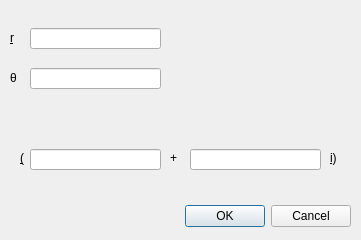
<?xml version="1.0" encoding="UTF-8"?>
<ui version="4.0">
 <class>InputComplexNumberInPolarFormDialog</class>
 <widget class="QDialog" name="InputComplexNumberInPolarFormDialog">
  <property name="geometry">
   <rect>
    <x>0</x>
    <y>0</y>
    <width>361</width>
    <height>240</height>
   </rect>
  </property>
  <property name="windowTitle">
   <string>Input Complex Number in Polar Form</string>
  </property>
  <property name="locale">
   <locale language="English" country="Germany"/>
  </property>
  <widget class="QDialogButtonBox" name="buttonBox">
   <property name="geometry">
    <rect>
     <x>10</x>
     <y>200</y>
     <width>341</width>
     <height>32</height>
    </rect>
   </property>
   <property name="orientation">
    <enum>Qt::Orientation::Horizontal</enum>
   </property>
   <property name="standardButtons">
    <set>QDialogButtonBox::StandardButton::Cancel|QDialogButtonBox::StandardButton::Ok</set>
   </property>
  </widget>
  <widget class="QLabel" name="label">
   <property name="geometry">
    <rect>
     <x>20</x>
     <y>150</y>
     <width>16</width>
     <height>16</height>
    </rect>
   </property>
   <property name="text">
    <string>&amp;(</string>
   </property>
   <property name="buddy">
    <cstring>realPartLineEdit</cstring>
   </property>
  </widget>
  <widget class="QLineEdit" name="realPartLineEdit">
   <property name="geometry">
    <rect>
     <x>30</x>
     <y>149</y>
     <width>131</width>
     <height>21</height>
    </rect>
   </property>
   <property name="readOnly">
    <bool>true</bool>
   </property>
  </widget>
  <widget class="QLabel" name="label_2">
   <property name="geometry">
    <rect>
     <x>170</x>
     <y>150</y>
     <width>16</width>
     <height>16</height>
    </rect>
   </property>
   <property name="text">
    <string>+</string>
   </property>
  </widget>
  <widget class="QLineEdit" name="imagPartLineEdit">
   <property name="geometry">
    <rect>
     <x>190</x>
     <y>149</y>
     <width>131</width>
     <height>21</height>
    </rect>
   </property>
   <property name="readOnly">
    <bool>true</bool>
   </property>
  </widget>
  <widget class="QLabel" name="label_3">
   <property name="geometry">
    <rect>
     <x>330</x>
     <y>150</y>
     <width>16</width>
     <height>16</height>
    </rect>
   </property>
   <property name="text">
    <string>&amp;i)</string>
   </property>
   <property name="buddy">
    <cstring>imagPartLineEdit</cstring>
   </property>
  </widget>
  <widget class="DotLineEdit" name="rLineEdit">
   <property name="geometry">
    <rect>
     <x>30</x>
     <y>28</y>
     <width>131</width>
     <height>21</height>
    </rect>
   </property>
   <property name="readOnly">
    <bool>false</bool>
   </property>
  </widget>
  <widget class="DotLineEdit" name="thetaLineEdit">
   <property name="geometry">
    <rect>
     <x>30</x>
     <y>68</y>
     <width>131</width>
     <height>21</height>
    </rect>
   </property>
   <property name="readOnly">
    <bool>false</bool>
   </property>
  </widget>
  <widget class="QLabel" name="label_4">
   <property name="geometry">
    <rect>
     <x>10</x>
     <y>30</y>
     <width>16</width>
     <height>16</height>
    </rect>
   </property>
   <property name="text">
    <string>&amp;r</string>
   </property>
   <property name="buddy">
    <cstring>rLineEdit</cstring>
   </property>
  </widget>
  <widget class="QLabel" name="label_5">
   <property name="geometry">
    <rect>
     <x>10</x>
     <y>70</y>
     <width>16</width>
     <height>16</height>
    </rect>
   </property>
   <property name="text">
    <string>θ</string>
   </property>
  </widget>
 </widget>
 <customwidgets>
  <customwidget>
   <class>DotLineEdit</class>
   <extends>QLineEdit</extends>
   <header>.dot_line_edit</header>
  </customwidget>
 </customwidgets>
 <tabstops>
  <tabstop>rLineEdit</tabstop>
  <tabstop>thetaLineEdit</tabstop>
  <tabstop>realPartLineEdit</tabstop>
  <tabstop>imagPartLineEdit</tabstop>
 </tabstops>
 <resources/>
 <connections>
  <connection>
   <sender>buttonBox</sender>
   <signal>accepted()</signal>
   <receiver>InputComplexNumberInPolarFormDialog</receiver>
   <slot>accept()</slot>
   <hints>
    <hint type="sourcelabel">
     <x>248</x>
     <y>254</y>
    </hint>
    <hint type="destinationlabel">
     <x>157</x>
     <y>274</y>
    </hint>
   </hints>
  </connection>
  <connection>
   <sender>buttonBox</sender>
   <signal>rejected()</signal>
   <receiver>InputComplexNumberInPolarFormDialog</receiver>
   <slot>reject()</slot>
   <hints>
    <hint type="sourcelabel">
     <x>316</x>
     <y>260</y>
    </hint>
    <hint type="destinationlabel">
     <x>286</x>
     <y>274</y>
    </hint>
   </hints>
  </connection>
 </connections>
</ui>
